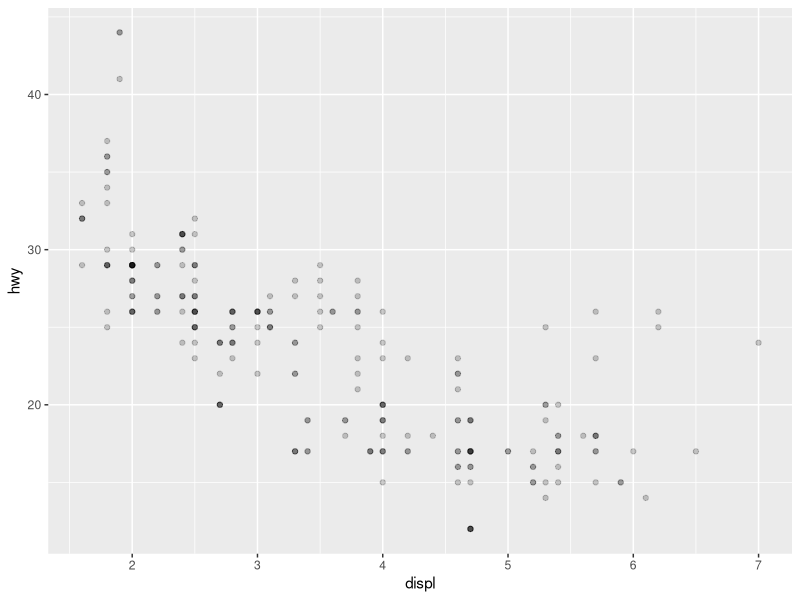
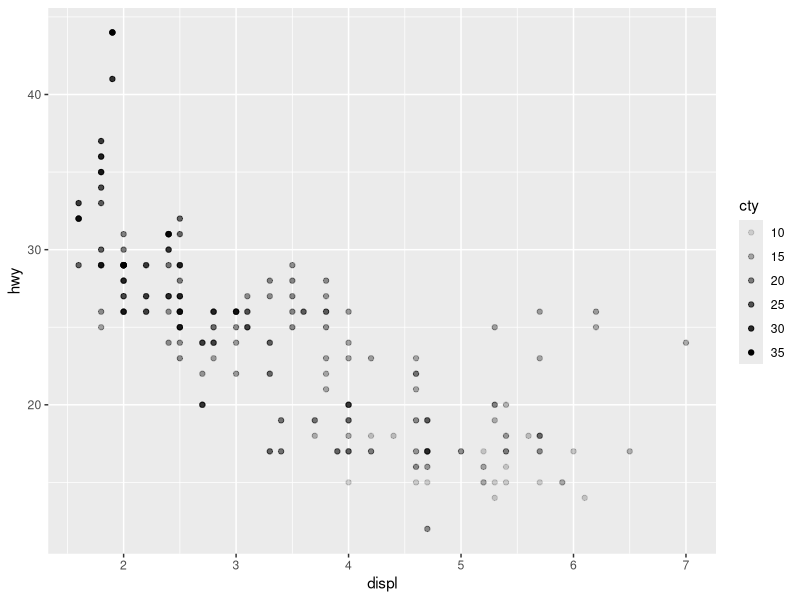
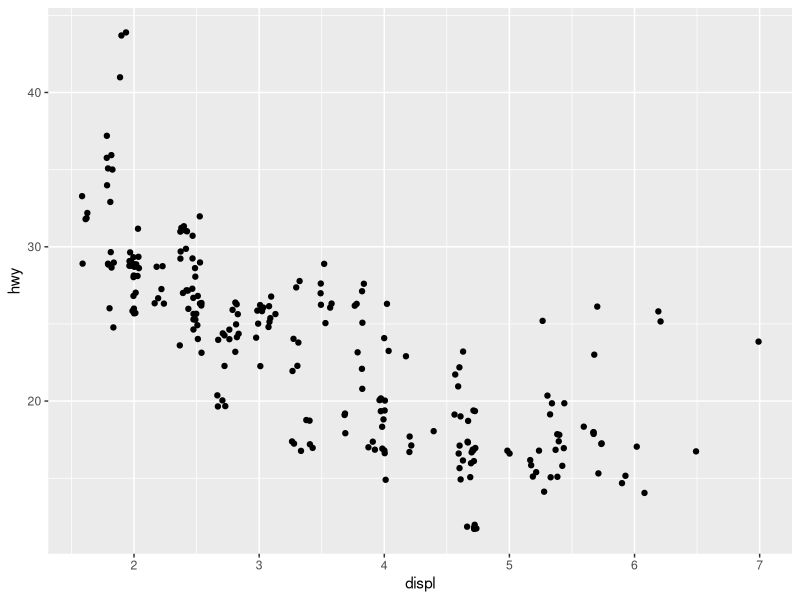
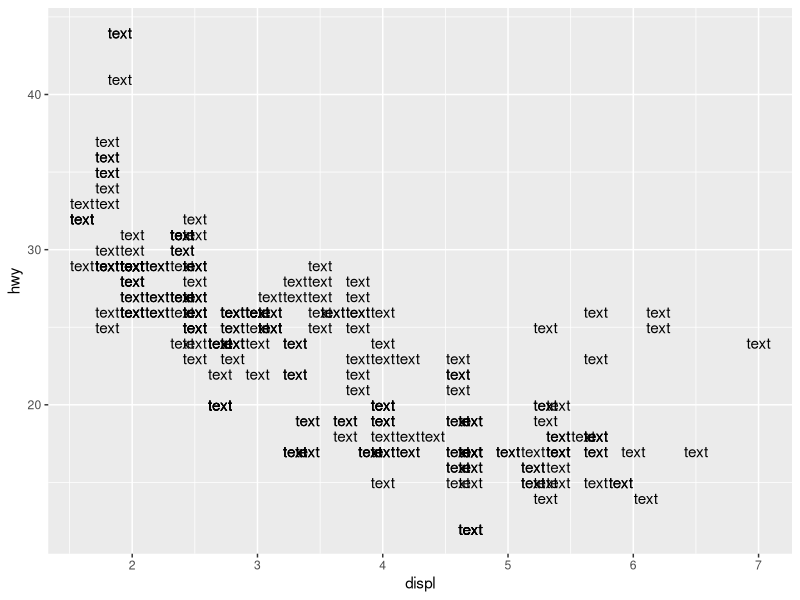

Here is the R script that generated these plots, in order:
library(tidyverse)

ggplot(
  data = mpg,
  mapping = aes(x = displ, y = hwy)
) +
  geom_point(alpha = 0.2)


ggplot(
  data = mpg,
  mapping = aes(x = displ, y = hwy, alpha = cty)
) +
  geom_point()

ggplot(
  data = mpg,
  mapping = aes(x = displ, y = hwy)
) +
  geom_jitter()

ggplot(
  data = mpg,
  mapping = aes(x = displ, y = hwy)
) +
  geom_text(label = "text")
